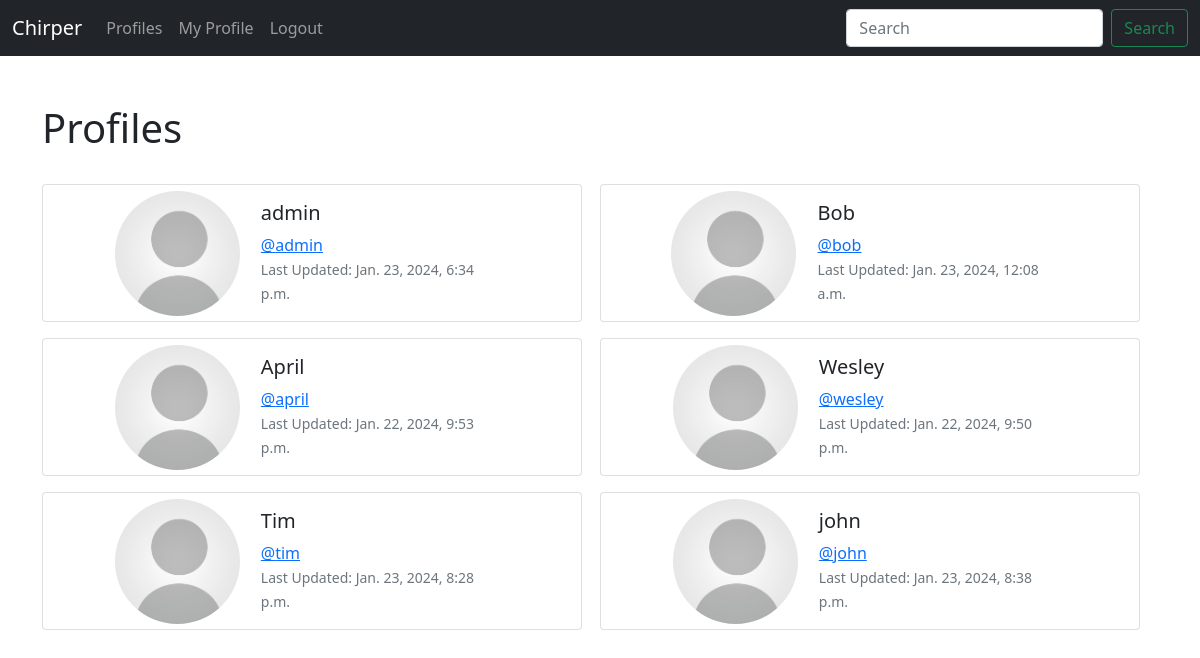
The app's page /profile_list/ (signed in), older data.
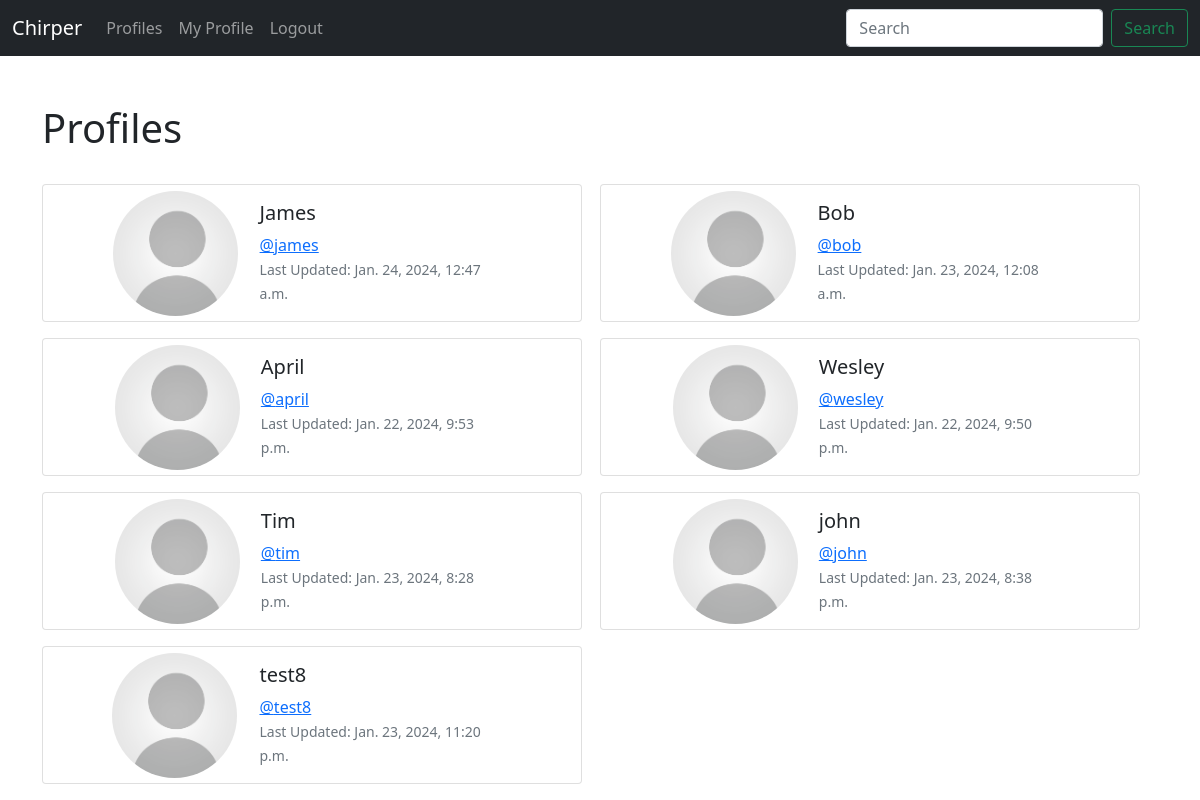
The same page, newer data.
### Chirper/models.py (models this page shows, shortened)
class Profile(models.Model):
    user = models.OneToOneField(User, on_delete=models.CASCADE)
    follows = models.ManyToManyField("self", related_name="followed_by", symmetrical=False, blank=True)
    date_modified = models.DateTimeField(User, auto_now=True)
    profile_image = models.ImageField(null=True, blank=True, upload_to="images/")

### Chirper/views.py (the view)
# urls.py: path('profile_list/', views.profile_list, name='profile_list'),
def profile_list(request):
    if request.user.is_authenticated:
        profiles = Profile.objects.exclude(user=request.user)
        return render(request, 'profile_list.html', {'profiles':profiles})
    else:
        messages.success(request, ("You must be logged in to view this page"))
        return redirect('home')

### Chirper/templates/profile_list.html
{% extends 'base.html' %}
{% load static %}
{% block content %}
    <br><h1>Profiles</h1><br>
    <div class="col-md-12" style="display: grid; grid-template-columns: repeat(2, 1fr);">
        {% if profiles %}
            {% for profile in profiles %}
                <div class="card mb-3" style="max-width: 540px; display: flex; align-items: center; justify-content: space-around;">
                    <div class="row g-0">
                        <div class="col-md-4" style="display: grid; place-items: center;">
                            {% if profile.profile_image %}
                                <img src="{{ profile.profile_image.url }}" width="125" height="125" class="image-fluid rounded-circle" alt="{{ profile.user.username }}"/>
                            {% else %}
                                <img src="{% static 'images/generic-user-icon-12.jpg' %}" width="125" height="125" class="image-fluid rounded-circle" alt="{{ profile.user.username }}">
                            {% endif %}
                        </div>
                        <div class="col-md-8">
                            <div class="card-body">
                                <h5 class="card-title">{{ profile.user.username }} <br></h5>
                                <a href="{% url 'profile' profile.user.id %}"><p class="card-text">@{{ profile.user.username|lower }}</p></a>
                                <p class="card-text"><small class="text-muted">Last Updated: {{ profile.date_modified }}</small></p>
                            </div>
                        </div>
                    </div>
                </div>
            {% endfor %}
        {% endif %}
    </div>
{% endblock %}

### Chirper/templates/base.html (shortened to what this page needs)
<!doctype html>
<html lang="en">
  <head>
    <link href="https://cdn.jsdelivr.net/npm/bootstrap@5.1.3/dist/css/bootstrap.min.css" rel="stylesheet">
  </head>
  <body>
    {% include 'navbar.html' %}
    <div class="container">
      <br>
      {% block content %}
      {% endblock %}
    </div>
  </body>
</html>

### Chirper/templates/navbar.html (shortened to what this page needs)
<nav class="navbar navbar-expand-lg navbar-dark bg-dark">
    <div class="container-fluid">
      <a class="navbar-brand" href="{% url 'home' %}">Chirper</a>
      <div class="collapse navbar-collapse" id="navbarSupportedContent">
        <ul class="navbar-nav me-auto mb-2 mb-lg-0">
          {% if user.is_authenticated %}
          <li class="nav-item">
            <a class="nav-link" href="{% url 'profile_list' %}">Profiles</a>
          </li>
            <li class="nav-item">
              <a class="nav-link" href="{% url 'profile' request.user.id %}">My Profile</a>
            </li>
            <li class="nav-item">
              <a class="nav-link" href="{% url 'logout' %}">Logout</a>
            </li>
          {% endif %}
        </ul>
        <form class="d-flex">
          <input class="form-control me-2" type="search" placeholder="Search" aria-label="Search">
          <button class="btn btn-outline-success" type="submit">Search</button>
        </form>
      </div>
    </div>
  </nav>

Row changes from the older to the newer data that the page shows:
changed Profile: user.username "admin" → "James"; user.username "admin" → "james"; date_modified "Jan. 23, 2024, 6:34 p.m." → "Jan. 24, 2024, 12:47 a.m."
added Profile: user.username "test8", date_modified "Jan. 23, 2024, 11:20 p.m."
